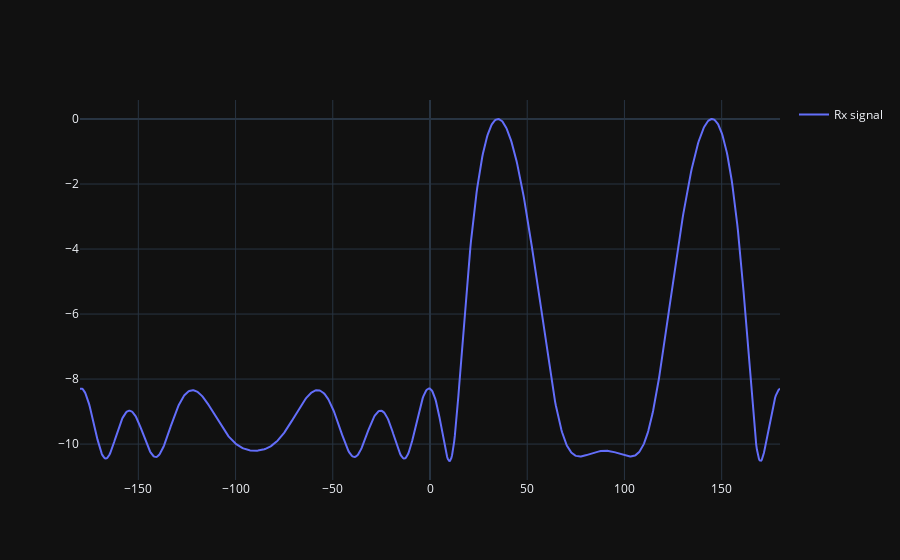

The notebook cell saved with this chart:
### Markdown cell above
# Create N beams and visualise energy on each beam

### Code cell
theta_scan = np.linspace(-1*np.pi, np.pi, 1000) # 1000 different thetas between -180 and +180 degrees
results = []
for theta_i in theta_scan:
   w = beamforming.create_steering_vectors(antena_rx_nbr, antena_spacing, theta_i)
   X_weighted = beamforming.beamforming(rx_signals, w)
   results.append(10*np.log10(np.var(X_weighted))) # power in signal, in dB so its easier to see small and large lobes at the same time
results -= np.max(results) # normalize (optional)

# print angle that gave us the max value
print(theta_scan[np.argmax(results)] * 180 / np.pi)

if use_matplotlib:
   plt.plot(theta_scan*180/np.pi, results) # lets plot angle in degrees 
   plt.xlabel("Theta [Degrees]")
   plt.ylabel("DOA Metric")
   plt.grid()
   plt.show()
else:
   fig = go.Figure()
   fig.add_trace(go.Scatter(x=theta_scan*180/np.pi, y=results, mode='lines', name="Rx signal", showlegend=True))
   fig.update_layout(template="plotly_dark")
   fig.show()

### Figure 1 — Plotly figure (JSON) as saved in the notebook; plotly's stock layout.template omitted (floating-point values rounded to 4 significant figures; data arrays with more than 128 entries replaced by an {"elided": "..."} marker saying what was removed)
{"data": [{"mode": "lines", "name": "Rx signal", "showlegend": true, "type": "scatter", "x": {"elided": "1000 float values"}, "y": {"elided": "1000 float values"}}], "layout": {}}
